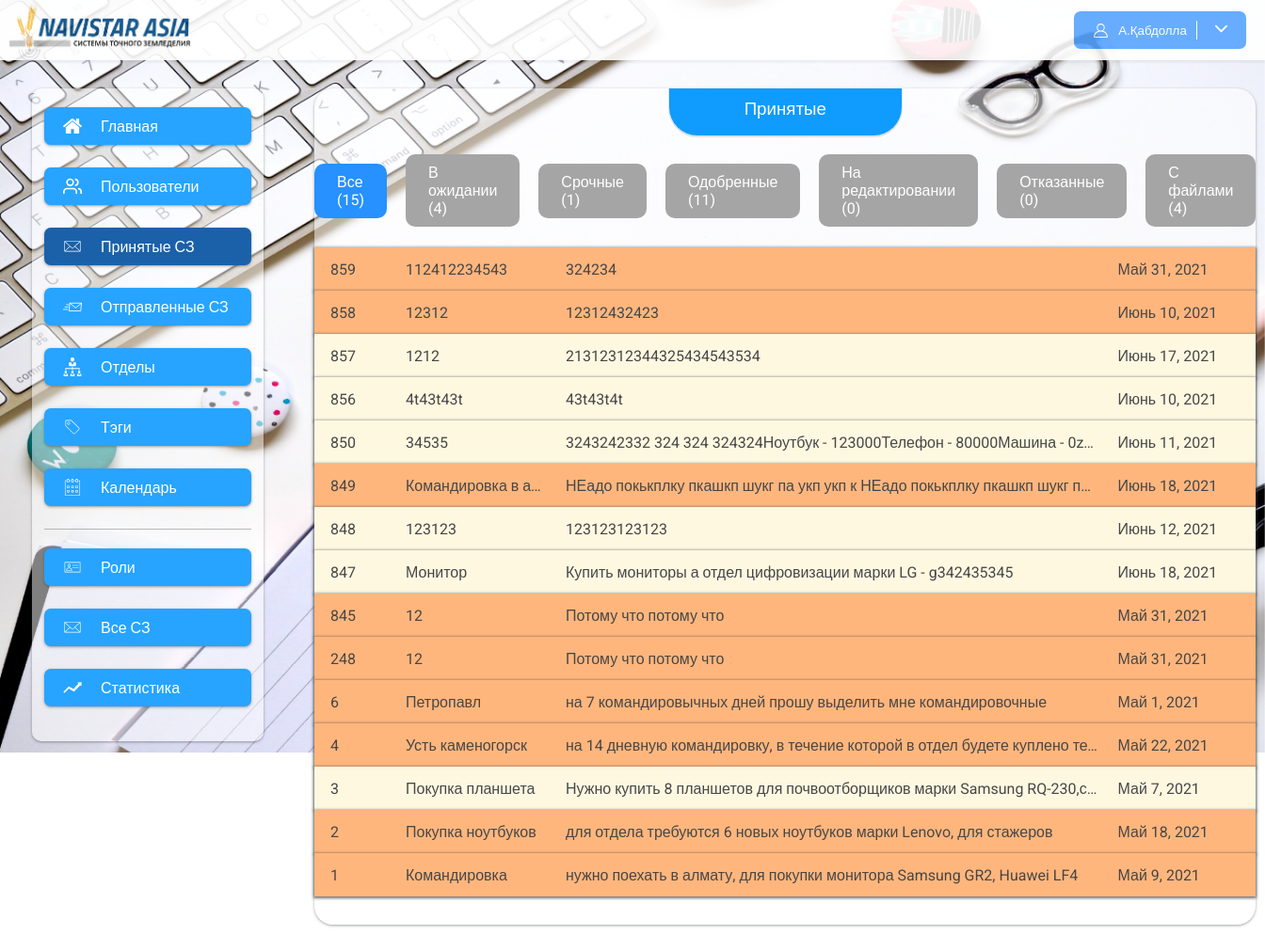
Page /my-notes (signed in) on the earlier database version.
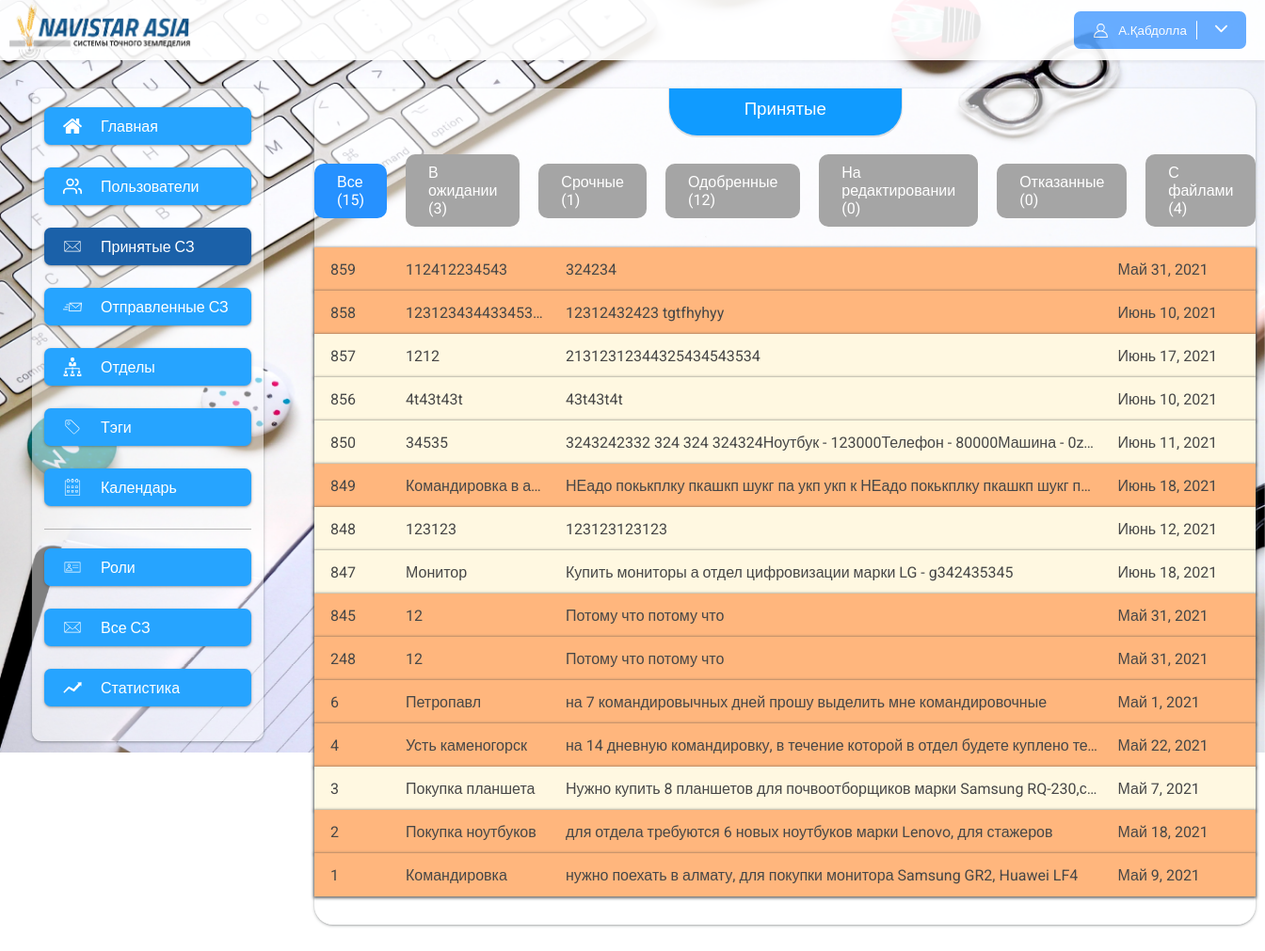
Same page on the later database version.
### app/models.py (models this page shows, shortened)
class NoteUsers(models.Model):
    user = models.ForeignKey(User, on_delete=models.CASCADE, related_name="note")
    note = models.ForeignKey(ServiceNote, on_delete=models.CASCADE, related_name="users")
    index = models.IntegerField(null=True, blank=True)
    comment = models.TextField(null=True, blank=True)
    status = models.CharField(max_length=200,choices=statuses, null=True, blank=True)
    date_create = models.DateTimeField(auto_now=True, null=True, blank=True)
    is_read = models.BooleanField(default=False)
    date_read = models.DateTimeField(null=True, blank=True)
    class Meta:
        verbose_name = "Подписывающий"
        verbose_name_plural = "Подписывающие"

class ServiceNote(models.Model):
    user = models.ForeignKey(User, null=True, blank=True, on_delete=models.CASCADE, related_name="notes")
    number = models.IntegerField(null=True, blank=True)
    title = models.CharField(max_length=120)
    text = models.TextField()
    summa = models.CharField(max_length=200, null=True, blank=True)
    fast = models.BooleanField(default=False)
    date_create = models.DateTimeField(auto_now_add=True)
    date_update = models.DateTimeField(auto_now=True)
    date = models.DateField(null=True, blank=True)
    tags = models.ManyToManyField(Tags, null=True, blank=True, related_name="notes")
    user_index = models.IntegerField(default=1, null=True, blank=True)
    status = models.CharField(max_length=200, choices=statuses, null=True, blank=True)
    class Meta:
        verbose_name = "Служебная записка"
        verbose_name_plural = "Служебные записки"

### app/views.py (the view, shortened to what this page needs)
# urls.py: path("my-notes", my_notes_list, name="my_notes_list"),
@login_required()
def my_notes_list(request):
    notes = NoteUsers.objects.filter(user=request.user).filter(note__user_index__gte=F('index')).order_by('-pk')
    count_all = notes.count()
    count_wait = notes.filter(status=None).count()
    count_fast = notes.filter(status=None).filter(note__fast=True).count()
    count_success = notes.filter(status=success).count()
    count_edit = notes.filter(status=edit).count()
    count_error = notes.filter(status=error).count()
    count_files = notes.filter(~Q(note__files = None)).count()
    return render(request, 'my_notes.html', {"notes": notes,
                                          "count_all": count_all,
                                          "count_wait": count_wait,
                                          "count_fast": count_fast,
                                          "count_success": count_success,
                                          "count_edit": count_edit,
                                          "count_error": count_error,
                                          "count_files": count_files,
                                             })

### app/templatetags/app_tags.py (called while the page is built)
@register.filter(name="htmlToText")
def htmlToText(data):
    if data.startswith("<"):
        text = BS(data)
        return text.get_text()
    else:
        return data

### app/templates/my_notes.html (shortened to what this page needs)
{% extends 'base.html' %}
{% load static %}
{% load app_tags %}
{% block content %}
    <div class="content" style="padding-left:0px; padding-right:0px">
        <h3 class="content_title">
            Принятые
        </h3>
        <div class="note_statuses">
            <a href="{% url 'my_notes_list' %}" class="note_status {% if request.get_full_path == '/my-notes' %}note_status_active{% endif %}">Все ({{ count_all }})</a>
            <a href="?status=wait" class="note_status {% if request.get_full_path == '/my-notes?status=wait' %}note_status_active{% endif %}">В ожидании ({{ count_wait }})</a>
            <a href="?status=fast" class="note_status  {% if request.get_full_path == '/my-notes?status=fast' %}note_status_active{% endif %}">Срочные ({{ count_fast }})</a>
            <a href="?status=success" class="note_status  {% if request.get_full_path == '/my-notes?status=success' %}note_status_active{% endif %}">Одобренные ({{ count_success }})</a>
            <a href="?status=edit" class="note_status  {% if request.get_full_path == '/my-notes?status=edit' %}note_status_active{% endif %}">На редактировании ({{ count_edit }})</a>
            <a href="?status=error" class="note_status  {% if request.get_full_path == '/my-notes?status=error' %}note_status_active{% endif %}">Отказанные ({{ count_error }})</a>
            <a href="?status=files" class="note_status  {% if request.get_full_path == '/my-notes?status=files' %}note_status_active{% endif %}">С файлами ({{ count_files }})</a>
        </div>
        <div class="flex_notes">
        {% for note in notes %}
        <a href="{% url 'my_note_detail' note.note.pk %}" class="flex_note {% if note.note.fast %}fast_note{% endif %}">
            <div class="note_number">{{ note.note.number }}</div>
            <div class="note_title">{{ note.note.title }}</div>
            <div class="note_text">{{ note.note.text|htmlToText }}</div>
            <div class="note_date">{{ note.note.date }}</div>
        </a>
        {% empty %}
        <span class="not_found">Служебные записки не найдены</span>
        {% endfor %}
    </div>
    </div>
{% endblock %}

Differences in the rows shown:
changed NoteUsers: note "12312" → "123123434433453…"; note.text|htmlToText "12312432423" → "12312432423 tgtfhyhyy"
Other differences:
{{ count_wait }}: "4" → "3"
{{ count_success }}: "11" → "12"
